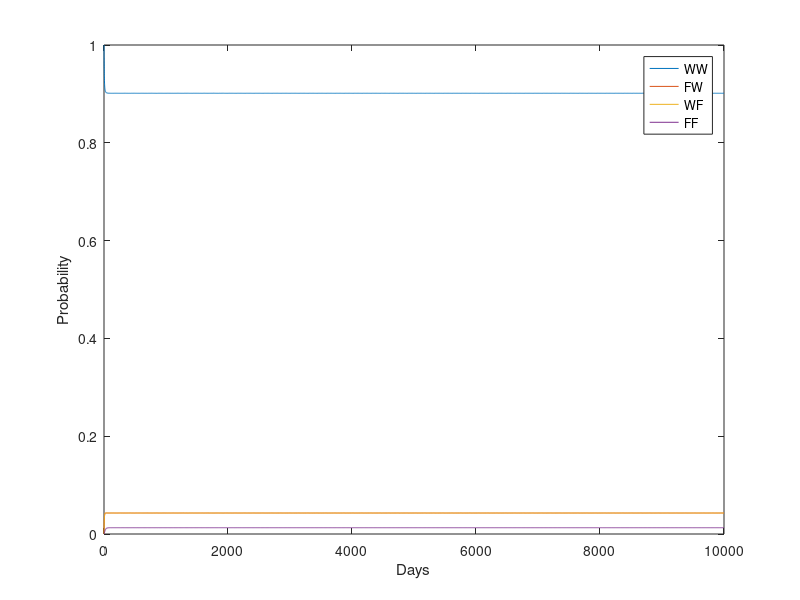
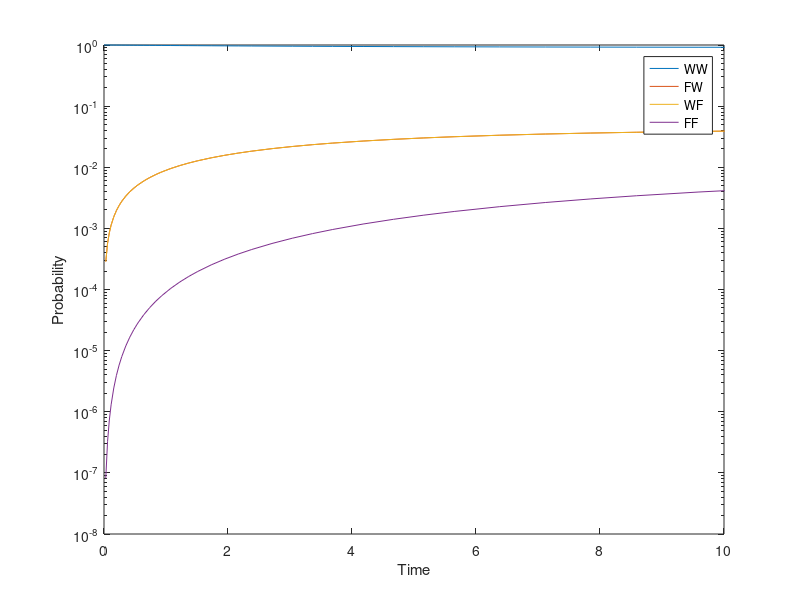

Recreate these plots in MATLAB, in order.
clear variables;
clc;

MTTF = 100;
MTTR = 5;
MTTbackup = 15;

f = 1/MTTF;
r = 1/MTTR;
b = 1/MTTbackup;

% From the graph for each row write the output arrows
% Diagonal = sum with opposite sign
%       s1    s2     s3     s4
Q = [ -f-f,   f  ,   f  ,   0;       %s1
        r ,  -f-r,   0  ,   f;       %s2
        r ,   0  , -r-f ,   f;       %s3
        b ,   0  ,  0   ,   -b];     %s4

% System starts in a state where both disks are working
%    s1 s2  s3 s4
p0 = [1, 0, 0, 0];

%Probability of each stage for each time instant
[t, Sol] = ode45(@(t,x) Q'*x, [0 10000], p0');

fprintf("Steady state probabilities:\n WW: %f\n FW: %f\n WF: %f\n FF: %f\n", Sol(end,1), Sol(end,2), Sol(end,3), Sol(end,4));

figure('Name', 'Probability of the states in the total range','NumberTitle','off');
plot(t, Sol, "-");
legend("WW", "FW", "WF", "FF");
xlabel('Days') ;
ylabel('Probability') ;

figure('Name', 'Probability of the states in the [0,10] range - log scale','NumberTitle','off');
semilogy(t, Sol, "-");
legend("WW", "FW", "WF", "FF");
xlim([0 10]);
xlabel('Time') ;
ylabel('Probability') ;